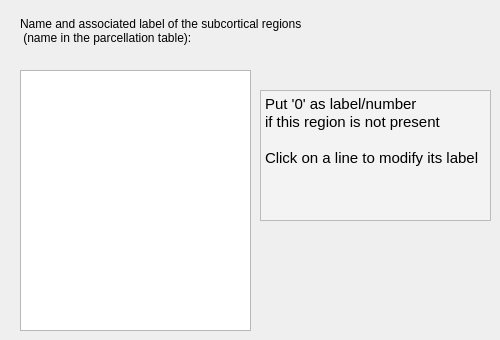
           <widget class="QWidget" name="tab_name_sc_region_3">
            <attribute name="title">
             <string>Names and labels</string>
            </attribute>
            <widget class="QTextEdit" name="color_sc_textEdit_3">
             <property name="geometry">
              <rect>
               <x>260</x>
               <y>90</y>
               <width>231</width>
               <height>131</height>
              </rect>
             </property>
             <property name="autoFillBackground">
              <bool>false</bool>
             </property>
             <property name="styleSheet">
              <string notr="true">QTextEdit {
	background-color : rgb(243, 243, 243)
}</string>
             </property>
             <property name="readOnly">
              <bool>true</bool>
             </property>
             <property name="html">
              <string>&lt;!DOCTYPE HTML PUBLIC &quot;-//W3C//DTD HTML 4.0//EN&quot; &quot;http://www.w3.org/TR/REC-html40/strict.dtd&quot;&gt;
&lt;html&gt;&lt;head&gt;&lt;meta name=&quot;qrichtext&quot; content=&quot;1&quot; /&gt;&lt;style type=&quot;text/css&quot;&gt;
p, li { white-space: pre-wrap; }
&lt;/style&gt;&lt;/head&gt;&lt;body style=&quot; font-family:'Ubuntu'; font-size:11pt; font-weight:400; font-style:normal;&quot;&gt;
&lt;p style=&quot; margin-top:0px; margin-bottom:0px; margin-left:0px; margin-right:0px; -qt-block-indent:0; text-indent:0px;&quot;&gt;Put '0' as label/number &lt;/p&gt;
&lt;p style=&quot; margin-top:0px; margin-bottom:0px; margin-left:0px; margin-right:0px; -qt-block-indent:0; text-indent:0px;&quot;&gt;if this region is not present&lt;/p&gt;
&lt;p style=&quot;-qt-paragraph-type:empty; margin-top:0px; margin-bottom:0px; margin-left:0px; margin-right:0px; -qt-block-indent:0; text-indent:0px;&quot;&gt;&lt;br /&gt;&lt;/p&gt;
&lt;p style=&quot; margin-top:0px; margin-bottom:0px; margin-left:0px; margin-right:0px; -qt-block-indent:0; text-indent:0px;&quot;&gt;Click on a line to modify its label&lt;/p&gt;
&lt;p style=&quot;-qt-paragraph-type:empty; margin-top:0px; margin-bottom:0px; margin-left:0px; margin-right:0px; -qt-block-indent:0; text-indent:0px;&quot;&gt;&lt;br /&gt;&lt;/p&gt;&lt;/body&gt;&lt;/html&gt;</string>
             </property>
            </widget>
            <widget class="QListWidget" name="sc_regions_labels_listWidget">
             <property name="geometry">
              <rect>
               <x>20</x>
               <y>70</y>
               <width>231</width>
               <height>261</height>
              </rect>
             </property>
            </widget>
            <widget class="QLabel" name="label_4">
             <property name="geometry">
              <rect>
               <x>20</x>
               <y>10</y>
               <width>371</width>
               <height>41</height>
              </rect>
             </property>
             <property name="text">
              <string>Name and associated label of the subcortical regions 
 (name in the parcellation table): </string>
             </property>
            </widget>
            <zorder>color_sc_textEdit_3</zorder>
            <zorder>label_4</zorder>
            <zorder>sc_regions_labels_listWidget</zorder>
           </widget>
